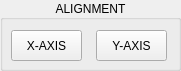
        <widget class="QGroupBox" name="gbAlignment">
         <property name="geometry">
          <rect>
           <x>210</x>
           <y>23</y>
           <width>181</width>
           <height>71</height>
          </rect>
         </property>
         <property name="title">
          <string>ALIGNMENT</string>
         </property>
         <property name="alignment">
          <set>Qt::AlignCenter</set>
         </property>
         <widget class="QGroupBox" name="groupBox_15">
          <property name="geometry">
           <rect>
            <x>40</x>
            <y>70</y>
            <width>241</width>
            <height>71</height>
           </rect>
          </property>
          <property name="title">
           <string>TOOL SETTER IR</string>
          </property>
          <property name="alignment">
           <set>Qt::AlignCenter</set>
          </property>
          <widget class="QLineEdit" name="lineEdit_41">
           <property name="geometry">
            <rect>
             <x>110</x>
             <y>30</y>
             <width>113</width>
             <height>25</height>
            </rect>
           </property>
          </widget>
          <widget class="QGroupBox" name="groupBox_16">
           <property name="geometry">
            <rect>
             <x>240</x>
             <y>140</y>
             <width>241</width>
             <height>151</height>
            </rect>
           </property>
           <property name="title">
            <string>SPEEDS AND FEEDS</string>
           </property>
           <property name="alignment">
            <set>Qt::AlignCenter</set>
           </property>
           <widget class="QLineEdit" name="lineEdit_42">
            <property name="geometry">
             <rect>
              <x>110</x>
              <y>30</y>
              <width>113</width>
              <height>25</height>
             </rect>
            </property>
           </widget>
           <widget class="QLabel" name="label_51">
            <property name="geometry">
             <rect>
              <x>0</x>
              <y>30</y>
              <width>110</width>
              <height>30</height>
             </rect>
            </property>
            <property name="inputMethodHints">
             <set>Qt::ImhDigitsOnly</set>
            </property>
            <property name="text">
             <string>ENGAGE FEED RATE</string>
            </property>
            <property name="scaledContents">
             <bool>false</bool>
            </property>
            <property name="alignment">
             <set>Qt::AlignCenter</set>
            </property>
            <property name="wordWrap">
             <bool>true</bool>
            </property>
           </widget>
           <widget class="QLabel" name="label_52">
            <property name="geometry">
             <rect>
              <x>20</x>
              <y>70</y>
              <width>81</width>
              <height>30</height>
             </rect>
            </property>
            <property name="inputMethodHints">
             <set>Qt::ImhDigitsOnly</set>
            </property>
            <property name="text">
             <string>PICK UP RATE</string>
            </property>
            <property name="scaledContents">
             <bool>false</bool>
            </property>
            <property name="alignment">
             <set>Qt::AlignCenter</set>
            </property>
            <property name="wordWrap">
             <bool>true</bool>
            </property>
           </widget>
           <widget class="QLineEdit" name="lineEdit_43">
            <property name="geometry">
             <rect>
              <x>110</x>
              <y>70</y>
              <width>113</width>
              <height>25</height>
             </rect>
            </property>
           </widget>
           <widget class="QLabel" name="label_53">
            <property name="geometry">
             <rect>
              <x>20</x>
              <y>110</y>
              <width>81</width>
              <height>30</height>
             </rect>
            </property>
            <property name="inputMethodHints">
             <set>Qt::ImhDigitsOnly</set>
            </property>
            <property name="text">
             <string>DROP RATE</string>
            </property>
            <property name="scaledContents">
             <bool>false</bool>
            </property>
            <property name="alignment">
             <set>Qt::AlignCenter</set>
            </property>
            <property name="wordWrap">
             <bool>true</bool>
            </property>
           </widget>
           <widget class="QLineEdit" name="lineEdit_44">
            <property name="geometry">
             <rect>
              <x>110</x>
              <y>110</y>
              <width>113</width>
              <height>25</height>
             </rect>
            </property>
           </widget>
          </widget>
         </widget>
         <widget class="PushButton" name="pbXAxis">
          <property name="geometry">
           <rect>
            <x>11</x>
            <y>30</y>
            <width>71</width>
            <height>31</height>
           </rect>
          </property>
          <property name="baseSize">
           <size>
            <width>0</width>
            <height>100</height>
           </size>
          </property>
          <property name="text">
           <string>X-AXIS</string>
          </property>
          <property name="checkable">
           <bool>true</bool>
          </property>
          <property name="pin_name" stdset="0">
           <string/>
          </property>
          <property name="indicator_option" stdset="0">
           <bool>true</bool>
          </property>
          <property name="indicator_status_option" stdset="0">
           <bool>true</bool>
          </property>
          <property name="python_command_option" stdset="0">
           <bool>true</bool>
          </property>
          <property name="indicator_size" stdset="0">
           <double>0.600000000000000</double>
          </property>
          <property name="true_python_cmd_string" stdset="0">
           <string/>
          </property>
          <property name="false_python_cmd_string" stdset="0">
           <string/>
          </property>
         </widget>
         <widget class="PushButton" name="pbYAxis">
          <property name="geometry">
           <rect>
            <x>96</x>
            <y>30</y>
            <width>71</width>
            <height>31</height>
           </rect>
          </property>
          <property name="baseSize">
           <size>
            <width>0</width>
            <height>100</height>
           </size>
          </property>
          <property name="text">
           <string>Y-AXIS</string>
          </property>
          <property name="checkable">
           <bool>true</bool>
          </property>
          <property name="pin_name" stdset="0">
           <string>yy</string>
          </property>
          <property name="indicator_option" stdset="0">
           <bool>true</bool>
          </property>
          <property name="indicator_status_option" stdset="0">
           <bool>true</bool>
          </property>
          <property name="python_command_option" stdset="0">
           <bool>true</bool>
          </property>
          <property name="indicator_size" stdset="0">
           <double>0.600000000000000</double>
          </property>
          <property name="true_python_cmd_string" stdset="0">
           <string/>
          </property>
          <property name="false_python_cmd_string" stdset="0">
           <string/>
          </property>
         </widget>
        </widget>
